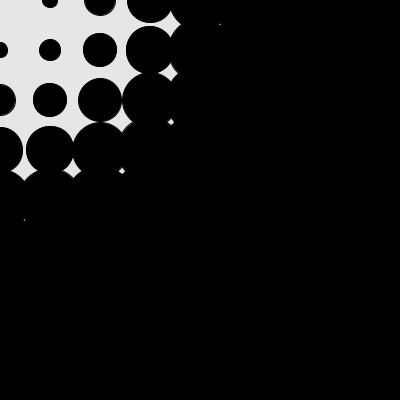
Frame 1 (no input)
Frame 60 (the mouse pressed at the canvas centre just before this capture): identical to frame 1, image omitted
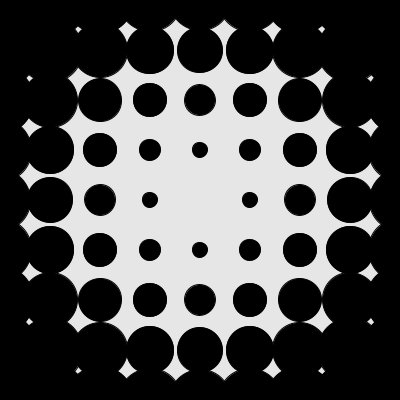
Frame 120 (the mouse held since frame 60 and released just before this capture)

The Processing sketch that drew these frames (run headless with seeded random() and noise(); from frame 60 on, the mouse is pressed at the canvas centre):

// Processing sketch: processing_19065
// ── processing_19065.pde

//using dist() in a nested for loop
//creates a halftone spotlight effect

void setup()
{
  size(400, 400);
  smooth();
  fill(0);
}

void draw()
{
  background(230);
  for (int i=0; i<=width; i+=50)
  {
    for (int j=0; j<=height; j+=50)
    {
      float diameter = dist(mouseX, mouseY, i, j) / 3.3;
      ellipse(i, j, diameter, diameter);
    }
  }
}
